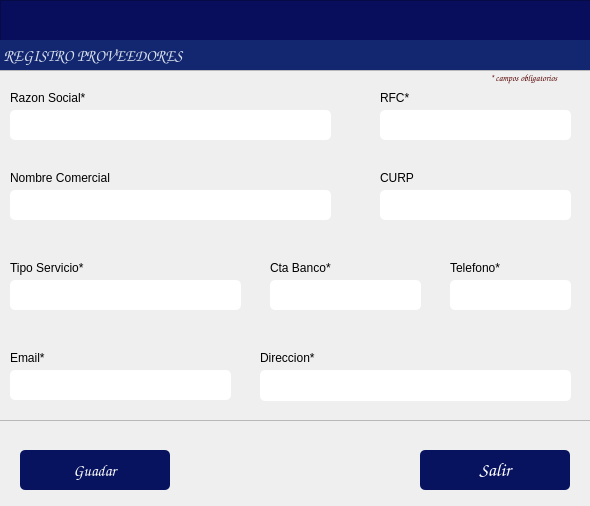
<?xml version="1.0" encoding="UTF-8"?>
<ui version="4.0">
 <class>Dialog</class>
 <widget class="QDialog" name="Dialog">
  <property name="windowModality">
   <enum>Qt::WindowModality::ApplicationModal</enum>
  </property>
  <property name="geometry">
   <rect>
    <x>0</x>
    <y>0</y>
    <width>590</width>
    <height>506</height>
   </rect>
  </property>
  <property name="windowTitle">
   <string/>
  </property>
  <property name="modal">
   <bool>true</bool>
  </property>
  <widget class="QPushButton" name="btnRegistrar">
   <property name="geometry">
    <rect>
     <x>20</x>
     <y>450</y>
     <width>150</width>
     <height>40</height>
    </rect>
   </property>
   <property name="font">
    <font>
     <family>Comic Sans MS</family>
     <pointsize>12</pointsize>
    </font>
   </property>
   <property name="styleSheet">
    <string notr="true">background-color: rgb(8, 19, 95);
color: rgb(255, 255, 255);
border-radius:5px;</string>
   </property>
   <property name="text">
    <string>Guadar</string>
   </property>
   <property name="icon">
    <iconset>
     <normaloff>../iconos/guardar.png</normaloff>../iconos/guardar.png</iconset>
   </property>
   <property name="iconSize">
    <size>
     <width>40</width>
     <height>40</height>
    </size>
   </property>
  </widget>
  <widget class="QPushButton" name="btnSalir">
   <property name="geometry">
    <rect>
     <x>420</x>
     <y>450</y>
     <width>150</width>
     <height>40</height>
    </rect>
   </property>
   <property name="font">
    <font>
     <family>Comic Sans MS</family>
     <pointsize>14</pointsize>
     <bold>false</bold>
    </font>
   </property>
   <property name="styleSheet">
    <string notr="true">background-color: rgb(8, 19, 95);
color: rgb(255, 255, 255);
border-radius:5px;</string>
   </property>
   <property name="text">
    <string>Salir</string>
   </property>
   <property name="icon">
    <iconset>
     <normaloff>../iconos/salir.ico</normaloff>../iconos/salir.ico</iconset>
   </property>
   <property name="iconSize">
    <size>
     <width>30</width>
     <height>30</height>
    </size>
   </property>
  </widget>
  <widget class="QFrame" name="frame_5">
   <property name="geometry">
    <rect>
     <x>0</x>
     <y>0</y>
     <width>881</width>
     <height>71</height>
    </rect>
   </property>
   <property name="maximumSize">
    <size>
     <width>16777215</width>
     <height>16777215</height>
    </size>
   </property>
   <property name="styleSheet">
    <string notr="true">background-color: rgb(8, 14, 91);</string>
   </property>
   <property name="frameShape">
    <enum>QFrame::Shape::StyledPanel</enum>
   </property>
   <property name="frameShadow">
    <enum>QFrame::Shadow::Raised</enum>
   </property>
   <widget class="QLabel" name="label_13">
    <property name="geometry">
     <rect>
      <x>0</x>
      <y>40</y>
      <width>832</width>
      <height>31</height>
     </rect>
    </property>
    <property name="font">
     <font>
      <family>Comic Sans MS</family>
      <pointsize>12</pointsize>
      <bold>true</bold>
     </font>
    </property>
    <property name="styleSheet">
     <string notr="true">color: rgb(255, 255, 255);
background-color: rgb(19, 39, 113);
color: rgb(255, 78, 2);
color: rgb(216, 224, 236);</string>
    </property>
    <property name="text">
     <string> REGISTRO PROVEEDORES</string>
    </property>
    <property name="alignment">
     <set>Qt::AlignmentFlag::AlignLeading|Qt::AlignmentFlag::AlignLeft|Qt::AlignmentFlag::AlignVCenter</set>
    </property>
   </widget>
  </widget>
  <widget class="QFrame" name="frame">
   <property name="geometry">
    <rect>
     <x>-10</x>
     <y>70</y>
     <width>601</width>
     <height>351</height>
    </rect>
   </property>
   <property name="frameShape">
    <enum>QFrame::Shape::StyledPanel</enum>
   </property>
   <property name="frameShadow">
    <enum>QFrame::Shadow::Raised</enum>
   </property>
   <widget class="QLabel" name="label">
    <property name="geometry">
     <rect>
      <x>20</x>
      <y>20</y>
      <width>141</width>
      <height>16</height>
     </rect>
    </property>
    <property name="text">
     <string>Razon Social*</string>
    </property>
   </widget>
   <widget class="QLabel" name="label_6">
    <property name="geometry">
     <rect>
      <x>20</x>
      <y>280</y>
      <width>91</width>
      <height>16</height>
     </rect>
    </property>
    <property name="text">
     <string>Email*</string>
    </property>
   </widget>
   <widget class="QLabel" name="label_10">
    <property name="geometry">
     <rect>
      <x>390</x>
      <y>20</y>
      <width>71</width>
      <height>16</height>
     </rect>
    </property>
    <property name="text">
     <string>RFC*</string>
    </property>
   </widget>
   <widget class="QLabel" name="label_12">
    <property name="geometry">
     <rect>
      <x>280</x>
      <y>190</y>
      <width>71</width>
      <height>16</height>
     </rect>
    </property>
    <property name="text">
     <string>Cta Banco*</string>
    </property>
   </widget>
   <widget class="QLineEdit" name="txtEmail">
    <property name="geometry">
     <rect>
      <x>20</x>
      <y>300</y>
      <width>221</width>
      <height>30</height>
     </rect>
    </property>
    <property name="styleSheet">
     <string notr="true">border-radius:5px;</string>
    </property>
   </widget>
   <widget class="QLabel" name="label_3">
    <property name="geometry">
     <rect>
      <x>500</x>
      <y>0</y>
      <width>101</width>
      <height>16</height>
     </rect>
    </property>
    <property name="font">
     <font>
      <family>Comic Sans MS</family>
      <pointsize>7</pointsize>
      <italic>true</italic>
      <bold>true</bold>
     </font>
    </property>
    <property name="styleSheet">
     <string notr="true">color: rgb(85, 0, 0);</string>
    </property>
    <property name="text">
     <string>* campos obligatorios</string>
    </property>
   </widget>
   <widget class="QLabel" name="label_11">
    <property name="geometry">
     <rect>
      <x>20</x>
      <y>100</y>
      <width>111</width>
      <height>16</height>
     </rect>
    </property>
    <property name="text">
     <string>Nombre Comercial</string>
    </property>
   </widget>
   <widget class="QLineEdit" name="txtBanco">
    <property name="geometry">
     <rect>
      <x>280</x>
      <y>210</y>
      <width>151</width>
      <height>30</height>
     </rect>
    </property>
    <property name="styleSheet">
     <string notr="true">border-radius:5px;</string>
    </property>
   </widget>
   <widget class="QLineEdit" name="txtRazon_social">
    <property name="geometry">
     <rect>
      <x>20</x>
      <y>40</y>
      <width>321</width>
      <height>30</height>
     </rect>
    </property>
    <property name="styleSheet">
     <string notr="true">border-radius:5px;</string>
    </property>
   </widget>
   <widget class="QLineEdit" name="txtNombre_comercial">
    <property name="geometry">
     <rect>
      <x>20</x>
      <y>120</y>
      <width>321</width>
      <height>30</height>
     </rect>
    </property>
    <property name="styleSheet">
     <string notr="true">border-radius:5px;</string>
    </property>
   </widget>
   <widget class="QLineEdit" name="txtDireccion">
    <property name="geometry">
     <rect>
      <x>270</x>
      <y>300</y>
      <width>311</width>
      <height>31</height>
     </rect>
    </property>
    <property name="styleSheet">
     <string notr="true">border-radius:5px;</string>
    </property>
   </widget>
   <widget class="QLabel" name="label_15">
    <property name="geometry">
     <rect>
      <x>270</x>
      <y>280</y>
      <width>101</width>
      <height>16</height>
     </rect>
    </property>
    <property name="text">
     <string>Direccion*</string>
    </property>
   </widget>
   <widget class="QLabel" name="label_16">
    <property name="geometry">
     <rect>
      <x>390</x>
      <y>100</y>
      <width>71</width>
      <height>16</height>
     </rect>
    </property>
    <property name="text">
     <string>CURP</string>
    </property>
   </widget>
   <widget class="QLabel" name="label_17">
    <property name="geometry">
     <rect>
      <x>20</x>
      <y>190</y>
      <width>101</width>
      <height>16</height>
     </rect>
    </property>
    <property name="text">
     <string>Tipo Servicio*</string>
    </property>
   </widget>
   <widget class="QLineEdit" name="txtTelefono">
    <property name="geometry">
     <rect>
      <x>460</x>
      <y>210</y>
      <width>121</width>
      <height>30</height>
     </rect>
    </property>
    <property name="styleSheet">
     <string notr="true">border-radius:5px;</string>
    </property>
   </widget>
   <widget class="QLabel" name="label_19">
    <property name="geometry">
     <rect>
      <x>460</x>
      <y>190</y>
      <width>71</width>
      <height>16</height>
     </rect>
    </property>
    <property name="text">
     <string>Telefono*</string>
    </property>
   </widget>
   <widget class="QLineEdit" name="txtTipoServicio">
    <property name="geometry">
     <rect>
      <x>20</x>
      <y>210</y>
      <width>231</width>
      <height>30</height>
     </rect>
    </property>
    <property name="styleSheet">
     <string notr="true">border-radius:5px;</string>
    </property>
   </widget>
   <widget class="QLineEdit" name="txtRFC">
    <property name="geometry">
     <rect>
      <x>390</x>
      <y>40</y>
      <width>191</width>
      <height>30</height>
     </rect>
    </property>
    <property name="styleSheet">
     <string notr="true">border-radius:5px;</string>
    </property>
   </widget>
   <widget class="QLineEdit" name="txtCURP">
    <property name="geometry">
     <rect>
      <x>390</x>
      <y>120</y>
      <width>191</width>
      <height>30</height>
     </rect>
    </property>
    <property name="styleSheet">
     <string notr="true">border-radius:5px;</string>
    </property>
   </widget>
  </widget>
 </widget>
 <resources/>
 <connections/>
</ui>
